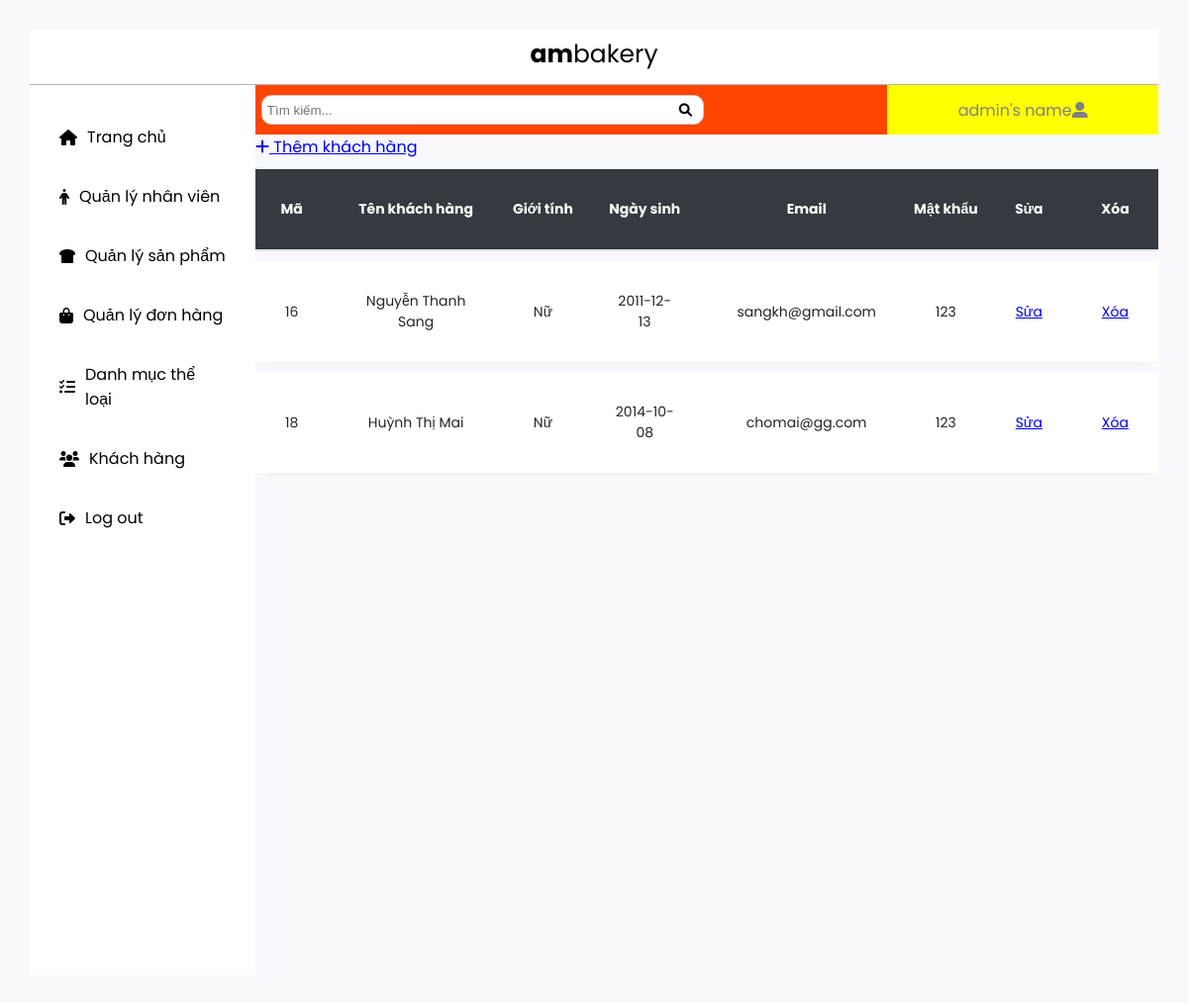
/admin/dashboard_quanly/khachhang/index.php, run on an earlier commit of the app's database.
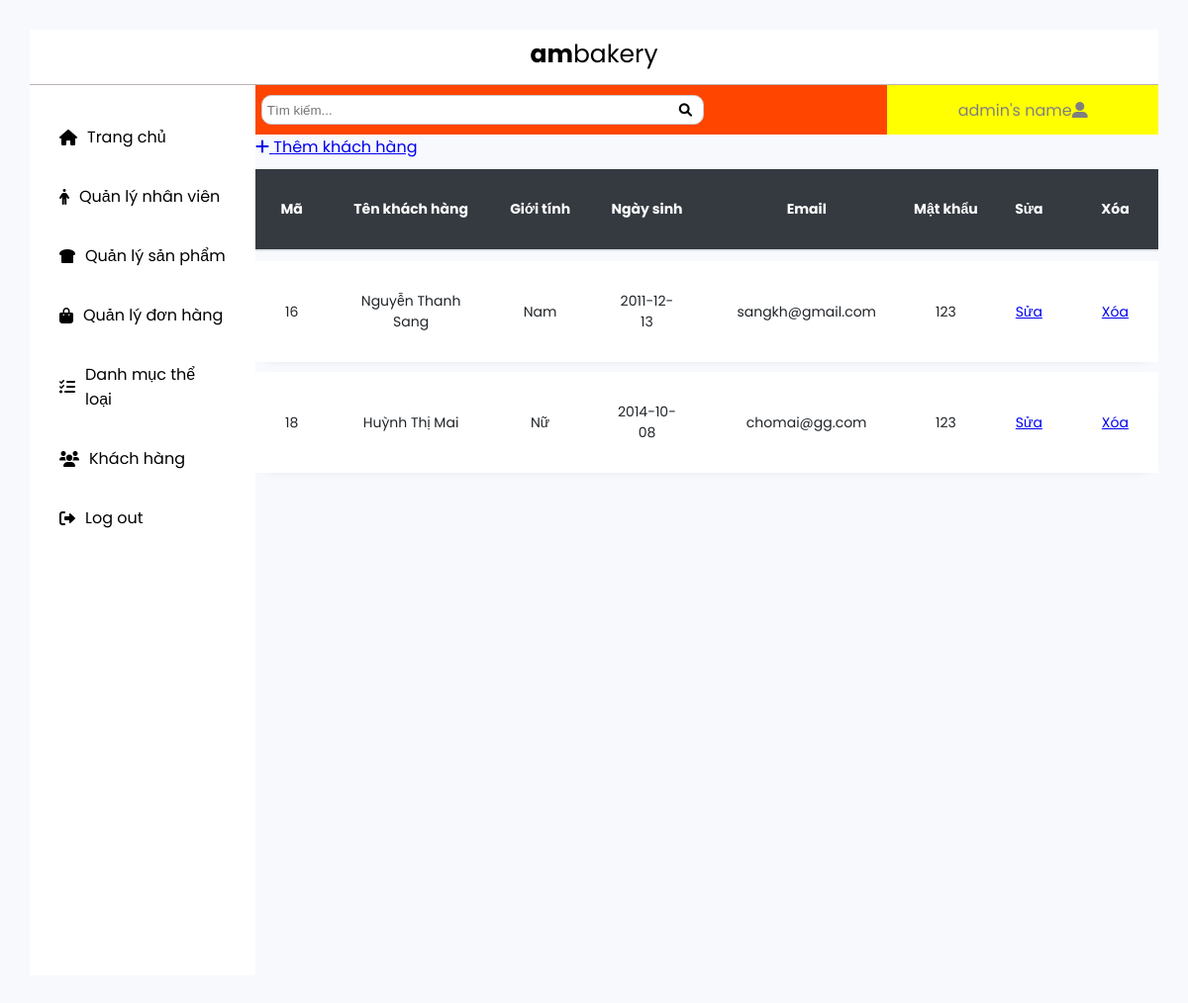
And on a later commit of the database.
### tables this page shows
CREATE TABLE `khach_hang` (
  `ma` int(11) NOT NULL,
  `ten` varchar(100) NOT NULL,
  `gioi_tinh` tinyint(1) NOT NULL,
  `ngay_sinh` date NOT NULL,
  `email` varchar(100) NOT NULL,
  `mat_khau` varchar(50) NOT NULL,
  `cap_do` int(11) NOT NULL
);

### admin/dashboard_quanly/khachhang/index.php (the view, shortened to what this page needs)
<!DOCTYPE html>
<html>
<head>
	<?php
	include '../thuvien.php';
	?>
</head>
<body>
	<?php
	include '../header.php';
	?>
	<div class="container">
		<?php
		include '../menu.php';
		?>
		<main >
			<?php
			include '../main_top_div.php'
			?>
			<div class="main_content">
				<a href="form_them.php" class="them">
					<i class="fa fa-plus"></i>
					<span>Thêm khách hàng</span>
				</a>
				<?php
				include  '../../connect.php' ;
				$sql = "select * from khach_hang";
				$result= mysqli_query($connect, $sql);
				?>
				<table border="1" width="100%">
					<thead class="thead-dark">
						<tr>
							<th>
								Mã
							</th>
							<th>
								Tên khách hàng
							</th>
							<th>
								Giới tính
							</th>
							<th>
								Ngày sinh
							</th>
							<th>
								Email
							</th>
							<th>
								Mật khẩu
							</th>
							<th>
								Sửa
							</th>
							<th>
								Xóa
							</th>
						</tr>
					</thead>
					<tbody>
						<?php foreach ($result as $tung_khach_hang) { ?>
							<tr>
								<td>
									<?php echo $tung_khach_hang['ma'] ?>
								</td>
								<td>
									<?php echo $tung_khach_hang['ten'] ?>
								</td>
								<td>
									<?php
									if ($tung_khach_hang['gioi_tinh'] == 1) {
										echo "Nam";
									}else{
										echo "Nữ";
									}
									?>
								</td>
								<td>
									<?php echo $tung_khach_hang['ngay_sinh'] ?>
								</td>
								<td>
									<?php echo $tung_khach_hang['email'] ?>
								</td>
								<td>
									<?php echo $tung_khach_hang['mat_khau'] ?>
								</td>
								<td>
									<a href="form_sua.php?ma=<?php echo $tung_khach_hang['ma'] ?>">Sửa</a>
								</td>
								<td>
									<a href="xoa_process.php?ma=<?php echo $tung_khach_hang['ma'] ?> " onclick="if(confirm('Xóa thật hả?')){}else{return false;}">Xóa</a>
								</td>
							</tr>
						<?php } ?>
					</tbody>
				</table>
			</div>
		</main>
	</div>
</body>
</html>

What changed in the data, as far as the page shows it:
changed khach_hang "Nguyễn Thanh Sang": gioi_tinh "Nữ" → "Nam"
